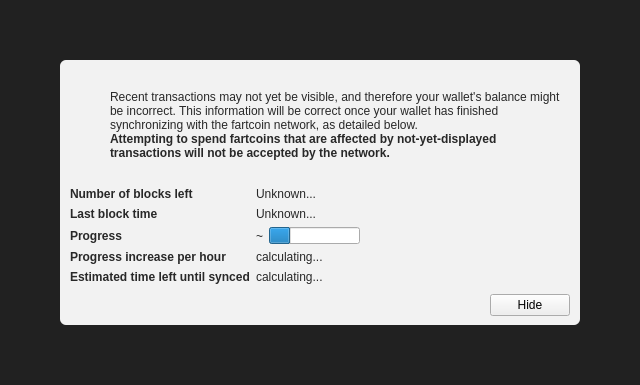
<?xml version="1.0" encoding="UTF-8"?>
<ui version="4.0">
 <class>ModalOverlay</class>
 <widget class="ModalOverlay" name="ModalOverlay">
  <property name="geometry">
   <rect>
    <x>0</x>
    <y>0</y>
    <width>640</width>
    <height>385</height>
   </rect>
  </property>
  <property name="windowTitle">
   <string>Form</string>
  </property>
  <layout class="QVBoxLayout" name="verticalLayout" stretch="0">
   <property name="sizeConstraint">
    <enum>QLayout::SetDefaultConstraint</enum>
   </property>
   <property name="leftMargin">
    <number>0</number>
   </property>
   <property name="topMargin">
    <number>0</number>
   </property>
   <property name="rightMargin">
    <number>0</number>
   </property>
   <property name="bottomMargin">
    <number>0</number>
   </property>
   <item>
    <widget class="QWidget" name="bgWidget" native="true">
     <property name="styleSheet">
      <string notr="true">#bgWidget { background: rgba(0,0,0,220); }</string>
     </property>
     <layout class="QVBoxLayout" name="verticalLayoutMain" stretch="1">
      <property name="leftMargin">
       <number>60</number>
      </property>
      <property name="topMargin">
       <number>60</number>
      </property>
      <property name="rightMargin">
       <number>60</number>
      </property>
      <property name="bottomMargin">
       <number>60</number>
      </property>
      <item>
       <widget class="QWidget" name="contentWidget" native="true">
        <property name="styleSheet">
         <string notr="true">#contentWidget { background: rgba(255,255,255,240); border-radius: 6px; }

QLabel { color: rgb(40,40,40);  }</string>
        </property>
        <layout class="QVBoxLayout" name="verticalLayoutSub" stretch="1,0,0,0">
         <property name="spacing">
          <number>0</number>
         </property>
         <property name="leftMargin">
          <number>10</number>
         </property>
         <property name="topMargin">
          <number>10</number>
         </property>
         <property name="rightMargin">
          <number>10</number>
         </property>
         <property name="bottomMargin">
          <number>10</number>
         </property>
         <item>
          <layout class="QHBoxLayout" name="horizontalLayoutIconText" stretch="0,1">
           <property name="topMargin">
            <number>20</number>
           </property>
           <item>
            <layout class="QVBoxLayout" name="verticalLayoutIcon">
             <property name="leftMargin">
              <number>0</number>
             </property>
             <item>
              <widget class="QPushButton" name="warningIcon">
               <property name="enabled">
                <bool>false</bool>
               </property>
               <property name="text">
                <string/>
               </property>
               <property name="icon">
                <iconset>
                 <normaloff>:/icons/warning</normaloff>
                 <disabledoff>:/icons/warning</disabledoff>:/icons/warning</iconset>
               </property>
               <property name="iconSize">
                <size>
                 <width>48</width>
                 <height>48</height>
                </size>
               </property>
               <property name="flat">
                <bool>true</bool>
               </property>
              </widget>
             </item>
             <item>
              <spacer name="verticalSpacerWarningIcon">
               <property name="orientation">
                <enum>Qt::Vertical</enum>
               </property>
               <property name="sizeHint" stdset="0">
                <size>
                 <width>20</width>
                 <height>40</height>
                </size>
               </property>
              </spacer>
             </item>
            </layout>
           </item>
           <item>
            <layout class="QVBoxLayout" name="verticalLayoutInfoText">
             <property name="leftMargin">
              <number>0</number>
             </property>
             <property name="topMargin">
              <number>0</number>
             </property>
             <item>
              <widget class="QLabel" name="infoText">
               <property name="text">
                <string>Recent transactions may not yet be visible, and therefore your wallet's balance might be incorrect. This information will be correct once your wallet has finished synchronizing with the fartcoin network, as detailed below.</string>
               </property>
               <property name="textFormat">
                <enum>Qt::RichText</enum>
               </property>
               <property name="wordWrap">
                <bool>true</bool>
               </property>
              </widget>
             </item>
             <item>
              <widget class="QLabel" name="infoTextStrong">
               <property name="font">
                <font>
                 <weight>75</weight>
                 <bold>true</bold>
                </font>
               </property>
               <property name="text">
                <string>Attempting to spend fartcoins that are affected by not-yet-displayed transactions will not be accepted by the network.</string>
               </property>
               <property name="textFormat">
                <enum>Qt::RichText</enum>
               </property>
               <property name="wordWrap">
                <bool>true</bool>
               </property>
              </widget>
             </item>
             <item>
              <spacer name="verticalSpacerInTextSpace">
               <property name="orientation">
                <enum>Qt::Vertical</enum>
               </property>
               <property name="sizeHint" stdset="0">
                <size>
                 <width>20</width>
                 <height>40</height>
                </size>
               </property>
              </spacer>
             </item>
            </layout>
           </item>
          </layout>
         </item>
         <item>
          <spacer name="verticalSpacerAfterText">
           <property name="orientation">
            <enum>Qt::Vertical</enum>
           </property>
           <property name="sizeHint" stdset="0">
            <size>
             <width>20</width>
             <height>40</height>
            </size>
           </property>
          </spacer>
         </item>
         <item>
          <layout class="QFormLayout" name="formLayout">
           <property name="fieldGrowthPolicy">
            <enum>QFormLayout::FieldsStayAtSizeHint</enum>
           </property>
           <property name="horizontalSpacing">
            <number>6</number>
           </property>
           <property name="verticalSpacing">
            <number>6</number>
           </property>
           <property name="topMargin">
            <number>10</number>
           </property>
           <item row="0" column="0">
            <widget class="QLabel" name="labelNumberOfBlocksLeft">
             <property name="font">
              <font>
               <weight>75</weight>
               <bold>true</bold>
              </font>
             </property>
             <property name="text">
              <string>Number of blocks left</string>
             </property>
            </widget>
           </item>
           <item row="0" column="1">
            <widget class="QLabel" name="numberOfBlocksLeft">
             <property name="text">
              <string>Unknown...</string>
             </property>
            </widget>
           </item>
           <item row="1" column="0">
            <widget class="QLabel" name="labelLastBlockTime">
             <property name="font">
              <font>
               <weight>75</weight>
               <bold>true</bold>
              </font>
             </property>
             <property name="text">
              <string>Last block time</string>
             </property>
            </widget>
           </item>
           <item row="1" column="1">
            <widget class="QLabel" name="newestBlockDate">
             <property name="sizePolicy">
              <sizepolicy hsizetype="Maximum" vsizetype="Preferred">
               <horstretch>0</horstretch>
               <verstretch>0</verstretch>
              </sizepolicy>
             </property>
             <property name="text">
              <string>Unknown...</string>
             </property>
            </widget>
           </item>
           <item row="2" column="0">
            <widget class="QLabel" name="labelSyncDone">
             <property name="font">
              <font>
               <weight>75</weight>
               <bold>true</bold>
              </font>
             </property>
             <property name="text">
              <string>Progress</string>
             </property>
            </widget>
           </item>
           <item row="2" column="1">
            <layout class="QHBoxLayout" name="horizontalLayoutSync" stretch="0,1">
             <item>
              <widget class="QLabel" name="percentageProgress">
               <property name="text">
                <string notr="true">~</string>
               </property>
              </widget>
             </item>
             <item>
              <widget class="QProgressBar" name="progressBar">
               <property name="value">
                <number>24</number>
               </property>
               <property name="format">
                <string/>
               </property>
              </widget>
             </item>
            </layout>
           </item>
           <item row="4" column="0">
            <widget class="QLabel" name="labelProgressIncrease">
             <property name="font">
              <font>
               <weight>75</weight>
               <bold>true</bold>
              </font>
             </property>
             <property name="text">
              <string>Progress increase per hour</string>
             </property>
            </widget>
           </item>
           <item row="4" column="1">
            <widget class="QLabel" name="progressIncreasePerH">
             <property name="text">
              <string>calculating...</string>
             </property>
            </widget>
           </item>
           <item row="5" column="0">
            <widget class="QLabel" name="labelEstimatedTimeLeft">
             <property name="font">
              <font>
               <weight>75</weight>
               <bold>true</bold>
              </font>
             </property>
             <property name="text">
              <string>Estimated time left until synced</string>
             </property>
            </widget>
           </item>
           <item row="5" column="1">
            <widget class="QLabel" name="expectedTimeLeft">
             <property name="text">
              <string>calculating...</string>
             </property>
            </widget>
           </item>
          </layout>
         </item>
         <item>
          <layout class="QHBoxLayout" name="horizontalLayoutButtons">
           <property name="leftMargin">
            <number>10</number>
           </property>
           <property name="topMargin">
            <number>10</number>
           </property>
           <item>
            <spacer name="horizontalSpacer">
             <property name="orientation">
              <enum>Qt::Horizontal</enum>
             </property>
             <property name="sizeHint" stdset="0">
              <size>
               <width>40</width>
               <height>20</height>
              </size>
             </property>
            </spacer>
           </item>
           <item>
            <widget class="QPushButton" name="closeButton">
             <property name="text">
              <string>Hide</string>
             </property>
            </widget>
           </item>
          </layout>
         </item>
        </layout>
       </widget>
      </item>
     </layout>
    </widget>
   </item>
  </layout>
 </widget>
 <customwidgets>
  <customwidget>
   <class>ModalOverlay</class>
   <extends>QWidget</extends>
   <header>qt/modaloverlay.h</header>
   <container>1</container>
  </customwidget>
 </customwidgets>
 <resources/>
 <connections/>
</ui>
